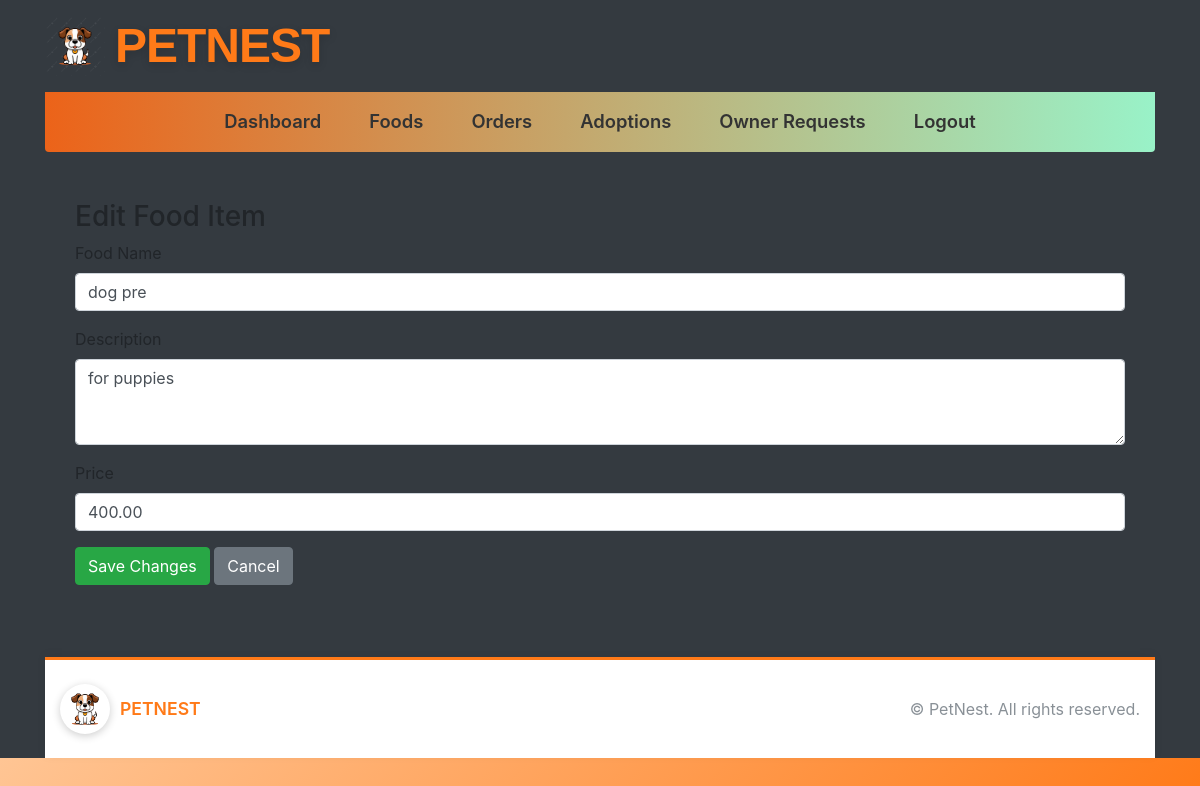
The app's page /admin-app/foods/edit/2/ (signed in) with its own data.
### Pets_App/models.py (models this page shows, shortened)
class PetFood(models.Model):
    FOOD_TYPES = [
        ('dog', 'Dog'),
        ('cat', 'Cat'),
        ('bird', 'Bird'),
    ]
    name = models.CharField(max_length=200)
    food_type = models.CharField(max_length=20, choices=FOOD_TYPES)
    brand = models.CharField(max_length=100)
    price = models.DecimalField(max_digits=8, decimal_places=2)
    stock = models.PositiveIntegerField()
    description = models.TextField(blank=True)
    image = models.ImageField(upload_to='pet_foods/')
    is_available = models.BooleanField(default=True)

### Admin_App/views.py (the view)
# urls.py: path('foods/edit/<int:food_id>/', views.edit_pet_food, name='edit_pet_food'),
@staff_member_required
def edit_pet_food(request, food_id):
    food = get_object_or_404(PetFood, id=food_id)
    if request.method == 'POST':
        food.name = request.POST.get('name')
        food.description = request.POST.get('description')
        food.price = request.POST.get('price')
        food.save()
        return redirect('admin_food_list')
    return render(request, 'Admin_App/edit_pet_food.html', {'food': food})

### Admin_App/Templates/Admin_App/edit_pet_food.html (shortened to what this page needs)
{% extends "Admin_App/adminbase.html" %}
{% block content %}
<div class="container py-4">
    <h3>Edit Food Item</h3>
    <form method="post">
        <div class="mb-3">
            <label class="form-label">Food Name</label>
            <input type="text" name="name" value="{{ food.name }}" class="form-control" required>
        </div>
        <div class="mb-3">
            <label class="form-label">Description</label>
            <textarea name="description" class="form-control" rows="3">{{ food.description }}</textarea>
        </div>
        <div class="mb-3">
            <label class="form-label">Price</label>
            <input type="number" step="0.01" name="price" value="{{ food.price }}" class="form-control" required>
        </div>
        <button class="btn btn-success">Save Changes</button>
        <a href="{% url 'admin_food_list' %}" class="btn btn-secondary">Cancel</a>
    </form>
</div>
{% endblock %}

### records on screen
PetFood: name "dog pre", description "for puppies", price "400.00"
